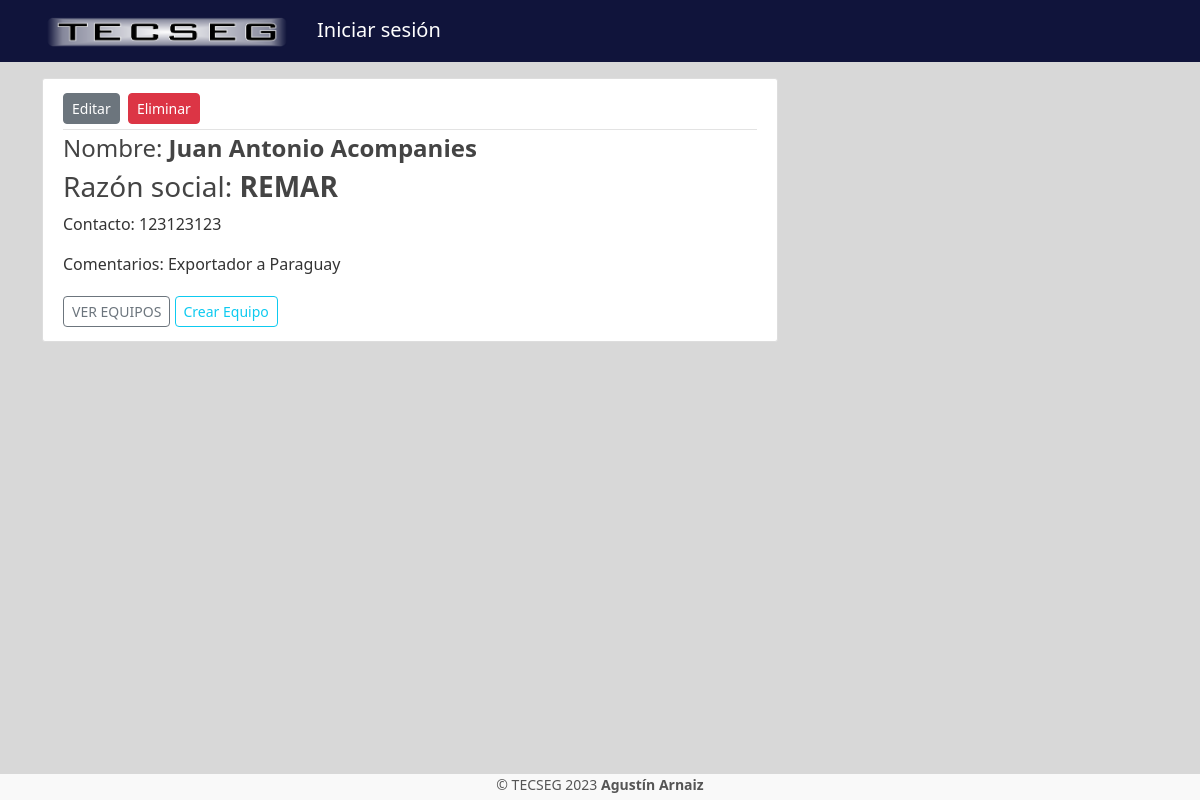
Screenshot of /client-3 with the database file from the repository.
### tseg/models.py (models this page shows, shortened)
class Client(db.Model):
	id = db.Column(db.Integer, primary_key=True)
	client_name = db.Column(db.String(150), unique=False, nullable=False)
	business_name = db.Column(db.String(150), unique=False, nullable=False)
	contact = db.Column(db.String(250), unique=False, nullable=False)
	comments = db.Column(db.Text)
	user_id = db.Column(db.Integer, db.ForeignKey('user.id'), nullable=False)
	domicilio_id = db.Column(db.Integer, db.ForeignKey('domicilio.id'), nullable=True)
	equipments = db.relationship('Equipment', backref='owner', lazy=True)

### tseg/clients/routes.py (the view)
@clients.route("/client-<int:client_id>")
def client(client_id):
	client = Client.query.get_or_404(client_id)
	return render_template("client.html", title=client.client_name,
											client=client)

### tseg/clients/routes.py (called while the page is built)
@clients.context_processor
def layout():
	form = SearchForm()
	return dict(form=form)

### tseg/templates/client.html (shortened to what this page needs)
{% extends "layout.html" %}
{% block content %}
    <article class="media content-section">
      	<div class="media-body">
        	<div class="article-metadata">
              <div>
                  <a class="btn btn-secondary btn-sm mt-1 mb-1" href="{{ url_for('clients.update_client', client_id=client.id) }}">Editar</a>
                  <button type="button" class="btn btn-danger btn-sm m-1" data-toggle="modal" data-target="#deleteModal">Eliminar</button>
              </div>
        	</div>
        	<h4 class="article-title">Nombre: <b>{{ client.client_name }}</b></h4>
        	<h3 class="article-content">Razón social: <b>{{ client.business_name }}</b></h3>
          <p class="article-content">Contacto: {{ client.contact }}</p>
          <p class="article-content">Comentarios: {{ client.comments }}</p>
          <a class="btn btn-outline-secondary btn-sm mt-1 mb-1" href="{{ url_for('clients.client_equipments', client_id=client.id) }}">VER EQUIPOS</a>
          <a class="btn btn-outline-info btn-sm mt-1 mb-1" href="{{ url_for('equipments.add_equipment', client_id = client.id) }}">Crear Equipo</a>
      </div>
    </article>
{% endblock content %}

### tseg/static/style.css (style rules this page uses)
body { background: #D8D8D8; color: #333333; }
h1, h2, h3, h4, h5, h6 { color: #444444; }
.content-section { background: #ffffff; padding: 10px 20px; border: 1px solid #dddddd; border-radius: 3px; margin-bottom: 20px; }
.article-title { color: #444444; }
.article-content { white-space: pre-line; }
.article-metadata { padding-bottom: 1px; margin-bottom: 4px; border-bottom: 1px solid #e3e3e3 }
.btn { margin-top: 10px; }

### rows the page displays
Client: client_name "Juan Antonio Acompanies", business_name "REMAR", contact "123123123", comments "Exportador a Paraguay"
